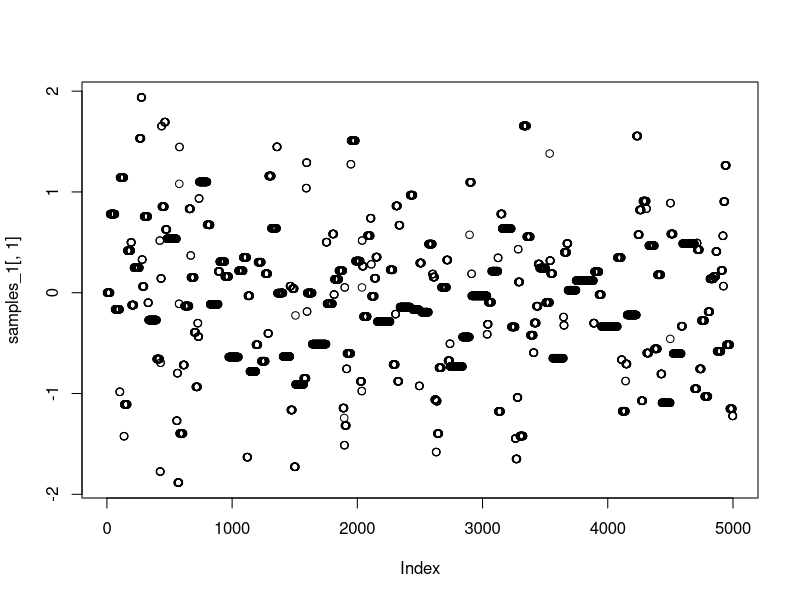
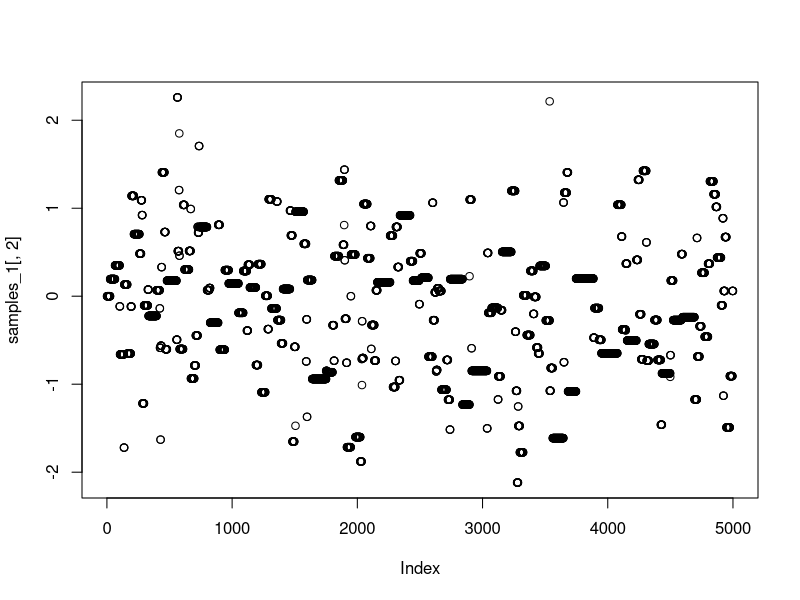
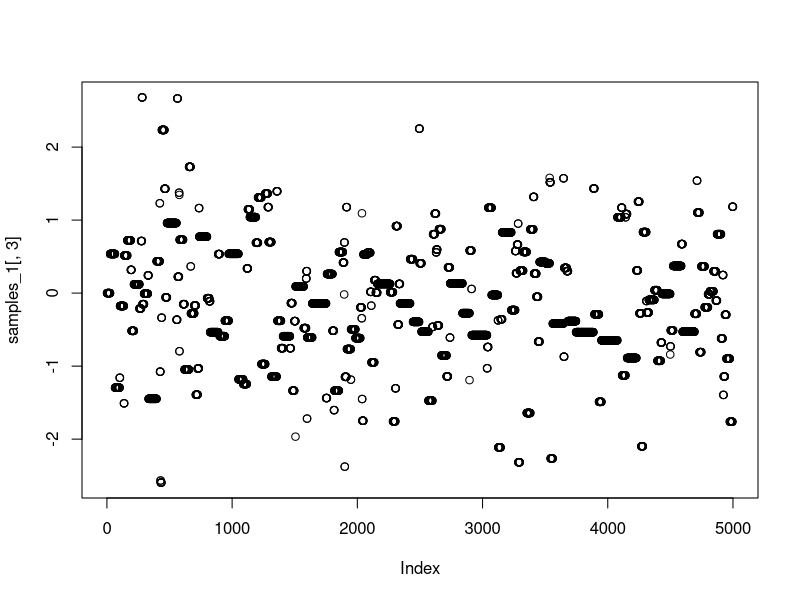
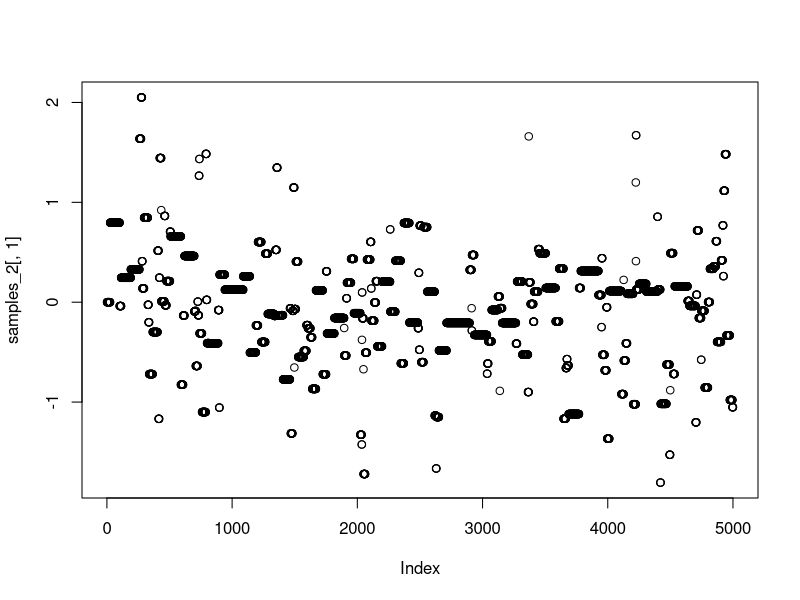
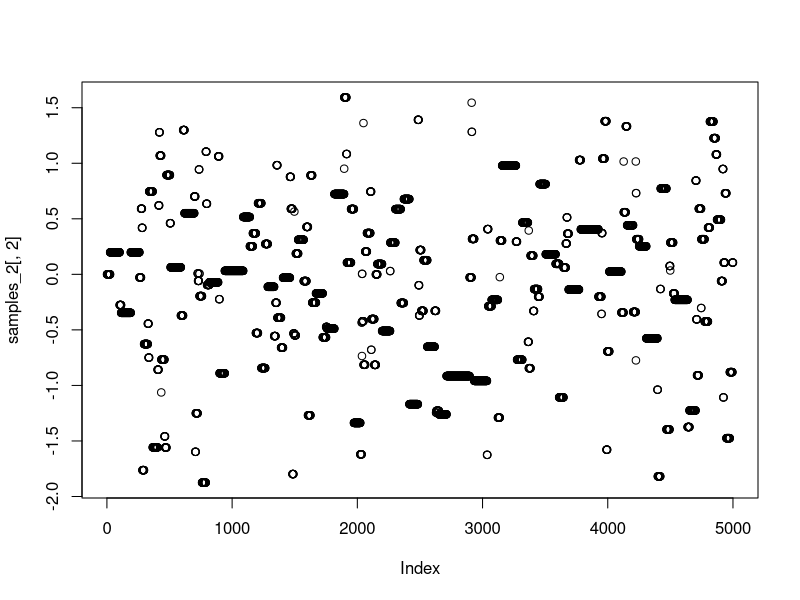
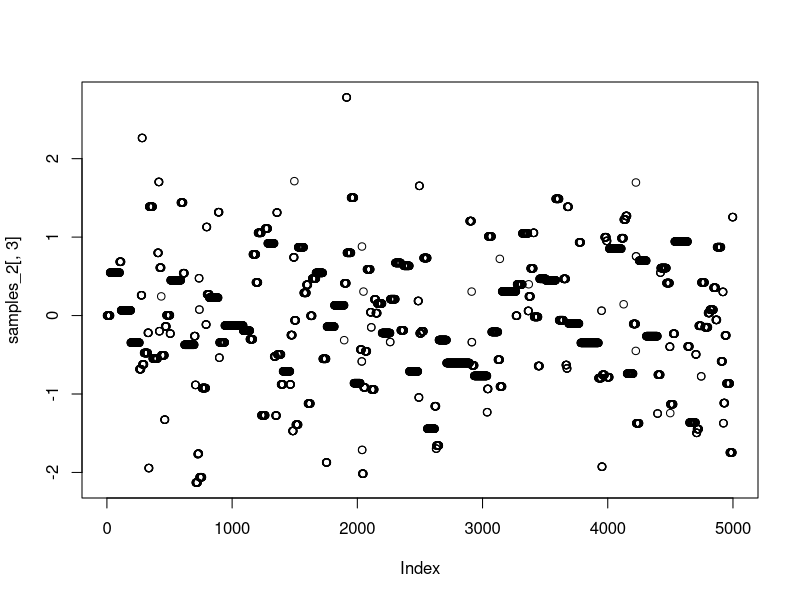
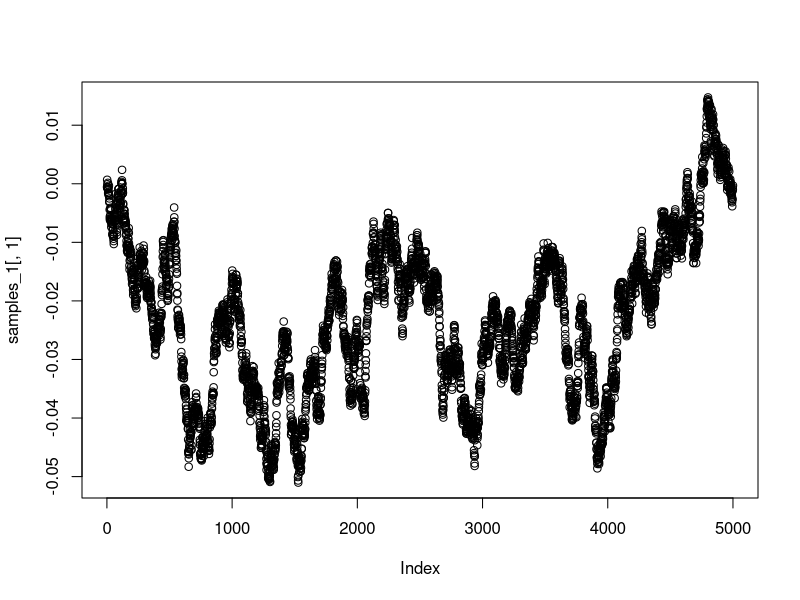
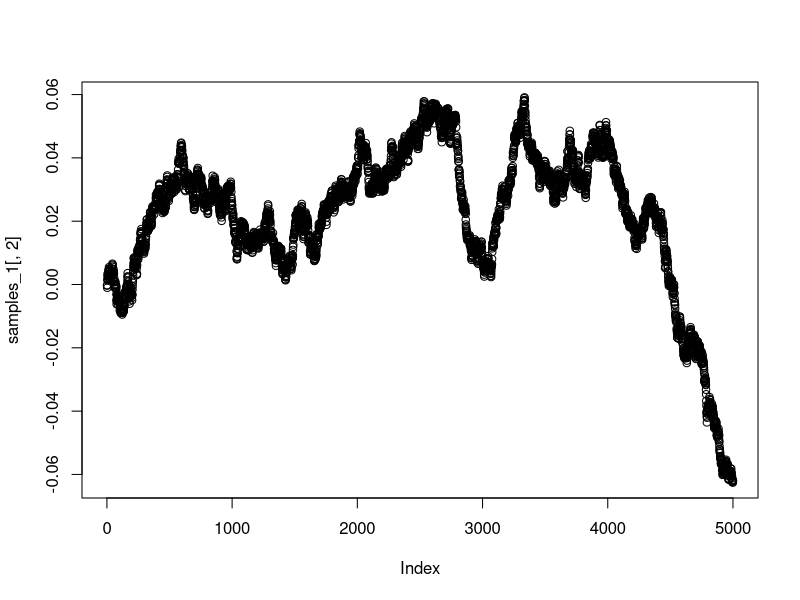

These figures' R source, in order:
## ---- chunk 1
#HW05.R
#In this example, the Metropolis-Hastings algorithm does not converge because the 
#proposal standard deviation is too small. The algorithm proposes very small changes 
#to theta, which results in a lack of mixing and slow convergence. To improve the 
#performance of the Metropolis-Hastings algorithm, you can increase the proposal 
#standard deviation to encourage more exploration of the posterior distribution.

# Define the likelihood function
likelihood <- function(theta) {
  return(dnorm(theta[1], mean = 0, sd = 1) * 
         dnorm(theta[2], mean = theta[1], sd = 1) *
         dnorm(theta[3], mean = theta[2], sd = 1))
}

# Define the prior distribution
prior <- function(theta) {
  return(dnorm(theta[1], mean = 0, sd = 1) * 
         dnorm(theta[2], mean = 0, sd = 1) *
         dnorm(theta[3], mean = 0, sd = 1))
}

# Define the posterior distribution
posterior <- function(theta) {
  return(likelihood(theta) * prior(theta))
}
## ---- chunk 2
# Define the Metropolis-Hastings algorithm
metropolis_hastings <- function(theta_0, iter, proposal_sd) {
  theta <- theta_0
  samples <- matrix(numeric(iter * 3), ncol = 3)
  
  for (i in 1:iter) {
    theta_proposed <- theta + rnorm(3, mean = 0, sd = proposal_sd)
    log_alpha <- log(posterior(theta_proposed)) - log(posterior(theta))
    if (log(runif(1)) < log_alpha) {
      theta <- theta_proposed
    }
    samples[i, ] <- theta
  }
  
  return(samples)
}
## ---- chunk 3
library(coda)

# Run the Metropolis-Hastings algorithm and check for convergence
set.seed(123)
samples_1 <- metropolis_hastings(theta_0 = c(0, 0, 0), iter = 5000, proposal_sd = 2.6)
set.seed(123)
samples_2 <- metropolis_hastings(theta_0 = c(0, 0, 0), iter = 5000, proposal_sd = 2.65)

# Combine the results and check for convergence
samples_list <- lapply(1:3, function(x) {
  as.mcmc(cbind(samples_1[, x], samples_2[, x]))
})

plot(samples_1[,1])
plot(samples_1[,2])
plot(samples_1[,3])

plot(samples_2[,1])
plot(samples_2[,2])
plot(samples_2[,3])
## ---- chunk 4
#Z-score for a test of equality that compares the means of the first and last parts of each chain
geweke.diag(samples_1[,])
geweke.diag(samples_2[,])

#Gelman-Rubin Diagnostic
(diagnostics <- gelman.diag(samples_list)) #need at least two chains to check for convergence

#This will produce the potential scale reduction factor (PSRF) for each parameter, 
#allowing you to check for convergence of the Metropolis-Hastings algorithm. 
#If the PSRF is substantially greater than 1.1 for any parameter, it suggests 
#that the chain has not converged.
## ---- chunk 5
#Effective Sample Size
effectiveSize(samples_list)


# Part B
## On changing the std of sample 1 closer to std of sample2, we see decent but not perfect convergence for both chains as gelman rubin has a value of 1.01 and effective sample size is large enough to show the decent convergence for both chains but its not a perfect convergence. Perhaps if we increase the number of iterations it would converge perfectly.

##Part A is given below

## ---- chunk 6
#HW05.R
#In this example, the Metropolis-Hastings algorithm does not converge because the 
#proposal standard deviation is too small. The algorithm proposes very small changes 
#to theta, which results in a lack of mixing and slow convergence. To improve the 
#performance of the Metropolis-Hastings algorithm, you can increase the proposal 
#standard deviation to encourage more exploration of the posterior distribution.

# Define the likelihood function
likelihood <- function(theta) {
  return(dnorm(theta[1], mean = 0, sd = 1) * 
         dnorm(theta[2], mean = theta[1], sd = 1) *
         dnorm(theta[3], mean = theta[2], sd = 1))
}

# Define the prior distribution
prior <- function(theta) {
  return(dnorm(theta[1], mean = 0, sd = 1) * 
         dnorm(theta[2], mean = 0, sd = 1) *
         dnorm(theta[3], mean = 0, sd = 1))
}

# Define the posterior distribution
posterior <- function(theta) {
  return(likelihood(theta) * prior(theta))
}
## ---- chunk 7
# Define the Metropolis-Hastings algorithm
metropolis_hastings <- function(theta_0, iter, proposal_sd) {
  theta <- theta_0
  samples <- matrix(numeric(iter * 3), ncol = 3)
  
  for (i in 1:iter) {
    theta_proposed <- theta + rnorm(3, mean = 0, sd = proposal_sd)
    log_alpha <- log(posterior(theta_proposed)) - log(posterior(theta))
    if (log(runif(1)) < log_alpha) {
      theta <- theta_proposed
    }
    samples[i, ] <- theta
  }
  
  return(samples)
}
## ---- chunk 8
library(coda)

# Run the Metropolis-Hastings algorithm and check for convergence
set.seed(123)
samples_1 <- metropolis_hastings(theta_0 = c(0, 0, 0), iter = 5000, proposal_sd = 0.001)
set.seed(123)
samples_2 <- metropolis_hastings(theta_0 = c(0, 0, 0), iter = 5000, proposal_sd = 3.000)

# Combine the results and check for convergence
samples_list <- lapply(1:3, function(x) {
  as.mcmc(cbind(samples_1[, x], samples_2[, x]))
})

plot(samples_1[,1])
plot(samples_1[,2])
plot(samples_1[,3])

plot(samples_2[,1])
plot(samples_2[,2])
plot(samples_2[,3])
## ---- chunk 9
#Z-score for a test of equality that compares the means of the first and last parts of each chain
geweke.diag(samples_1[,])
geweke.diag(samples_2[,])

#Gelman-Rubin Diagnostic
(diagnostics <- gelman.diag(samples_list)) #need at least two chains to check for convergence

#This will produce the potential scale reduction factor (PSRF) for each parameter, 
#allowing you to check for convergence of the Metropolis-Hastings algorithm. 
#If the PSRF is substantially greater than 1.1 for any parameter, it suggests 
#that the chain has not converged.
## ---- chunk 10
#Effective Sample Size
effectiveSize(samples_list)


# Part A
## Using the Geweke, Maybe reasonably converged for chain 2 as z score is less than 2, however one of the variable of chain 1 has a z score greater than 5 meaning that chain 1 has not converged.
## Using the gelman-rubin we see from the values chain 2 has converged decently but chain 1 has not converged as the value is greater than 1.

